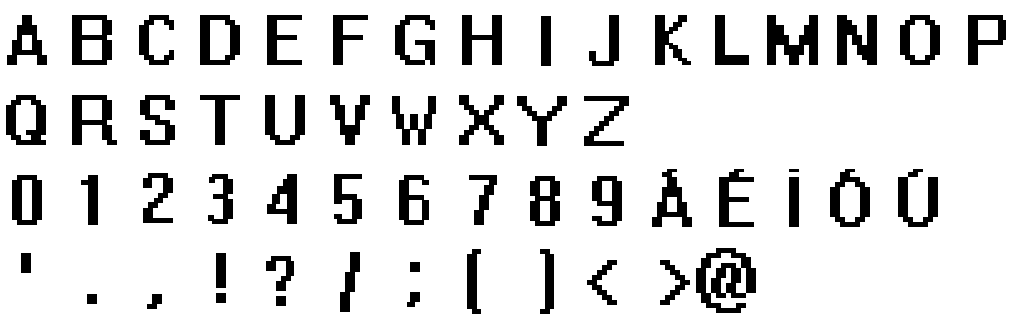
#> input picture systemBold.png, 1015 x 320 px
$ python asciiFont.py
#> lines starting #> are read from the running program, lines starting #| are printed output that depends on the picture; after the words box and inside, x2 and y2 are one past the last pixel; in counts of white or black regions, pixels touching at a corner belong together
import PIL.Image
import os
from os import system, name

if name == "nt":
    slash = "\\"
else:
    slash = "/"

ASCIIchars = ["@", "#", "S", "%", "?", "*", "+", ";", ":", ",", "."]
characters = "ABCDEFGHIJKLMNOPQRSTUVWXYZ0123456789ÁÉÍÓÚ'.,!?/;()<>@"

dirPath = os.path.dirname(os.path.realpath(__file__))
fontDir = dirPath + slash + "systemBold.png"
fontImg = PIL.Image.open(dirPath + slash + "systemBold.png")
#> fontImg is the input picture: PIL image 1015x320 RGBA; mean R, G, B, A 221.1, 221.1, 221.1, 255


def getText():
    bifur = int(input("""Choose an option:
    [1] Turn a quick text into ascii art
    [2] Turn a .txt file into ascii art
    : """))

    while bifur not in [1, 2]:
        bifur = int(input("""Choose an option:
    [1] Turn a quick text into ascii art
    [2] Turn a .txt file into ascii art
    (invalid): """))

    if bifur == 1:
        text = str(input("Insert the text you wish\n: "))
    elif bifur == 2:
        file = str(input("Insert the file you wish: "))
        with open(file, "r") as f:
            text = f.read()

    return text

def rmvPunct(txt):
    for char in txt:
        if char not in characters:
            txt.replace("char", "")

def grayify(img):
    grayscaleImg = img.convert("L")
#> grayscaleImg: PIL image 1015x320 L; 86.7% white; 57 black regions, largest, box (x1, y1, x2, y2) and area: (696, 248, 756, 313) 2005, (767, 15, 818, 65) 1560, (837, 15, 877, 65) 1350
    return grayscaleImg

#DIVFONT: Splits the font image into different images each containing the corresponding character.
def divFontS1(y1, y2, w, row, column):
    x1 = (column-1)*w
    x2 = x1+w
    subimg = grayify(fontImg).crop((x1, y1, x2, y2))
    subimg.save(f"{row}x{column}.png")

def divFontS2(w, h):
#> called with w = 63, h = 80
    for row in range(1, 5):
        y1 = (row-1)*h
        y2 = y1+h
        if row == 1:
            for column in range(1, 17):
                divFontS1(y1, y2, w, row, column)
        elif row == 2:
            for column in range(1, 11):
                divFontS1(y1, y2, w, row, column)
        elif row == 3:
            for column in range(1, 16):
                divFontS1(y1, y2, w, row, column)
        elif row == 4:
            for column in range(1, 13):
                divFontS1(y1, y2, w, row, column)
#> this loop made 4 passes
#> pass 1, in divFontS1, `subimg = grayify(fontImg).crop((x1, y1, x2, y2))`:
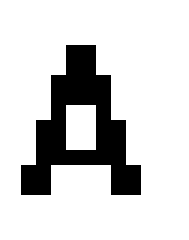
#> subimg: PIL image 63x80 L (shown 3 times larger); 82.1% white; 1 black region, box (x1, y1, x2, y2) and area: (7, 15, 47, 65) 900
#> pass 1, in divFontS1 (call 2), `subimg = grayify(fontImg).crop((x1, y1, x2, y2))`:
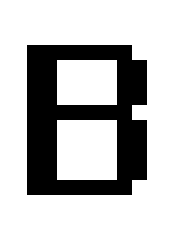
#> subimg: PIL image 63x80 L (shown 3 times larger); 75.7% white; 1 black region, box (x1, y1, x2, y2) and area: (9, 15, 49, 65) 1225
#> pass 1, in divFontS1 (call 3), `subimg = grayify(fontImg).crop((x1, y1, x2, y2))`:
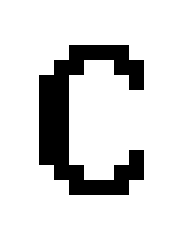
#> subimg: PIL image 63x80 L (shown 3 times larger); 85.1% white; 1 black region, box (x1, y1, x2, y2) and area: (13, 15, 48, 65) 750
#> pass 1, in divFontS1 (call 4), `subimg = grayify(fontImg).crop((x1, y1, x2, y2))`:
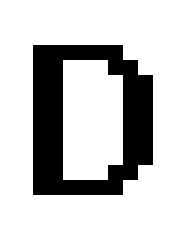
#> subimg: PIL image 63x80 L (shown 3 times larger); 78.2% white; 1 black region, box (x1, y1, x2, y2) and area: (11, 15, 51, 65) 1100

def divFont():
    xmargin = 80
    ymargin1 = 63
    divFontS2(ymargin1, xmargin)

#Conversion
def pixelToChar(img):
    image = PIL.Image.open(img)
    pixels = image.getdata()
    chars = "".join([ASCIIchars[pixel//25] for pixel in pixels])
    return chars

def convertASCII(img):
    Nimg = pixelToChar(img)
    pixelCount = len(Nimg)
    ASCIIimg = "\n".join([Nimg[i:(i+63)] for i in range(0, pixelCount, 63)])
    return ASCIIimg

fontImg = grayify(fontImg)

divFont()

charsDir = {
    "alphabet" : [],
    "numbers" : [],
    "specialChars" : [],
}

#Defines the directory of the images
for row in range(1, 5):
    if row == 1:
        for column in range(1, 17):
            charsDir["alphabet"].append(dirPath + slash + str(row) + "x" + str(column) + ".png")
    elif row == 2:
        for column in range(1, 11):
            charsDir["alphabet"].append(dirPath + slash + str(row) + "x" + str(column) + ".png")
    elif row == 3:
        for column in range(1, 16):
            charsDir["numbers"].append(dirPath + slash + str(row) + "x" + str(column) + ".png")
    elif row == 4:
        for column in range(1, 13):
            charsDir["specialChars"].append(dirPath + slash + str(row) + "x" + str(column) + ".png")

chars = []
for row in range(1, 5):
    if row == 1:
        for column in range(1, 17):
            ASCIIimg = convertASCII(charsDir["alphabet"][column-1])
#> (the run stopped early here; a loop or call above may not have finished)

$ run again, with fontGuidelines.png copied over systemBold.png
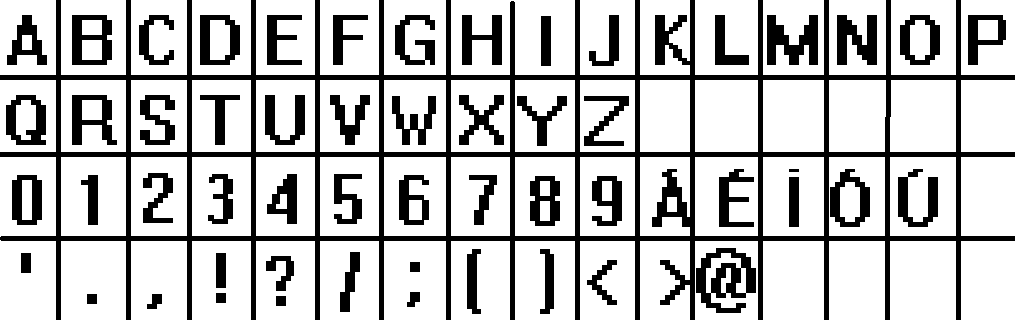
#> input picture fontGuidelines.png, 1015 x 320 px
#> fontImg is the input picture: PIL image 1015x320 RGBA; mean R, G, B, A 191.2, 191.2, 191.2, 255
#> grayscaleImg: PIL image 1015x320 L; 75% white; 55 black regions, largest, box (x1, y1, x2, y2) and area: (0, 0, 1015, 320) 40397, (696, 248, 756, 313) 2005, (767, 15, 818, 65) 1560
#> the loop in divFontS2, `for row in range(1, 5):` made 4 passes
#> pass 1, in divFontS1, `subimg = grayify(fontImg).crop((x1, y1, x2, y2))`:
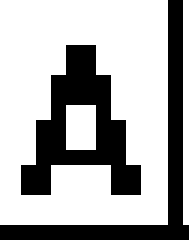
#> subimg: PIL image 63x80 L (shown 3 times larger); 68.5% white; 2 black regions, box (x1, y1, x2, y2) and area: (7, 15, 47, 65) 900, (0, 0, 63, 80) 690
#> pass 1, in divFontS1 (call 4), `subimg = grayify(fontImg).crop((x1, y1, x2, y2))`:
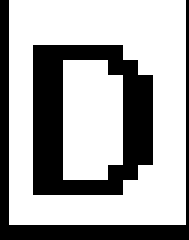
#> subimg: PIL image 63x80 L (shown 3 times larger); 66% white; 2 black regions, box (x1, y1, x2, y2) and area: (11, 15, 51, 65) 1100, (0, 0, 63, 80) 615
